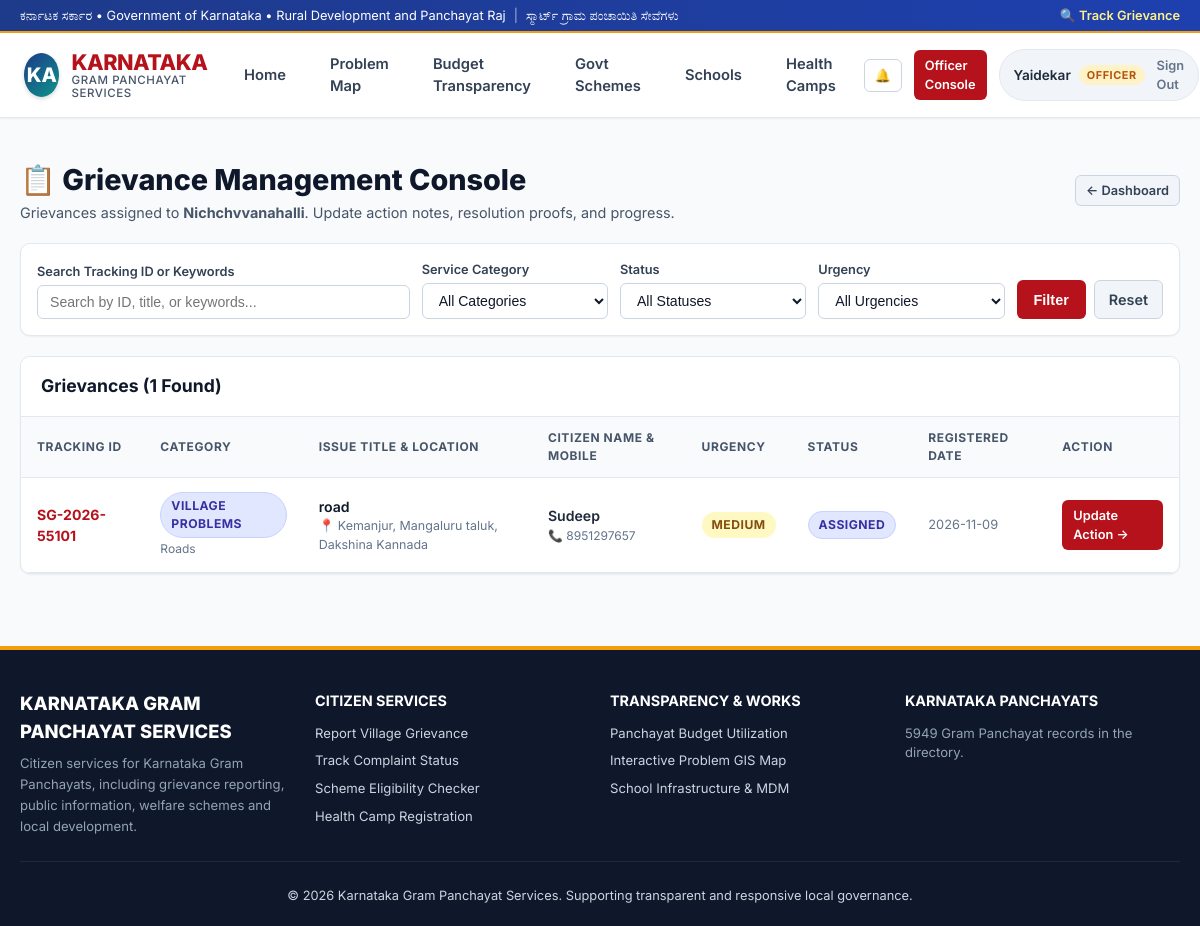
/officer/complaints (signed in), run on the app's committed database.
### tables this page shows
CREATE TABLE users (
        id INTEGER PRIMARY KEY AUTOINCREMENT,
        name TEXT NOT NULL,
        email TEXT UNIQUE NOT NULL,
        password_hash TEXT NOT NULL,
        role TEXT NOT NULL CHECK(role IN ('citizen', 'officer', 'admin')),
        phone TEXT,
        panchayat_id INTEGER,
        address TEXT,
        created_at TIMESTAMP DEFAULT CURRENT_TIMESTAMP,
        FOREIGN KEY (panchayat_id) REFERENCES panchayats(id) ON DELETE SET NULL
    );

CREATE TABLE complaints (
        id INTEGER PRIMARY KEY AUTOINCREMENT,
        tracking_id TEXT UNIQUE NOT NULL,
        citizen_id INTEGER NOT NULL,
        panchayat_id INTEGER NOT NULL,
        category TEXT NOT NULL CHECK(category IN ('Village Problems', 'School Problems', 'Health Problems')),
        subcategory TEXT NOT NULL,
        title TEXT NOT NULL,
        description TEXT NOT NULL,
        voice_recorded INTEGER DEFAULT 0,
        status TEXT DEFAULT 'Pending' CHECK(status IN ('Pending', 'Assigned', 'In Progress', 'Resolved', 'Rejected')),
        urgency TEXT DEFAULT 'Medium' CHECK(urgency IN ('Low', 'Medium', 'High', 'Critical')),
        ai_predicted_category TEXT,
        ai_confidence REAL,
        ai_priority_score INTEGER,
        ai_summary TEXT,
        location_address TEXT,
        latitude REAL,
        longitude REAL,
        photo_url TEXT,
        resolution_notes TEXT,
        resolution_photo_url TEXT,
        officer_action_notes TEXT,
        assigned_officer_id INTEGER,
        citizen_rating INTEGER,
        citizen_feedback TEXT,
        created_at TIMESTAMP DEFAULT CURRENT_TIMESTAMP,
        updated_at TIMESTAMP DEFAULT CURRENT_TIMESTAMP,
        FOREIGN KEY (citizen_id) REFERENCES users(id) ON DELETE CASCADE,
        FOREIGN KEY (panchayat_id) REFERENCES panchayats(id) ON DELETE CASCADE,
        FOREIGN KEY (assigned_officer_id) REFERENCES users(id) ON DELETE SET NULL
    );

### app.py (the view)
@app.route('/officer/complaints')
@role_required('officer')
def officer_complaints():
    panchayat_id = g.user['panchayat_id']
    cursor = g.db.cursor()
    status_filter = request.args.get('status', '')
    category_filter = request.args.get('category', '')
    urgency_filter = request.args.get('urgency', '')
    search_query = request.args.get('q', '').strip()
    query = """
        SELECT c.*, u.name as citizen_name, u.phone as citizen_phone
        FROM complaints c
        JOIN users u ON c.citizen_id = u.id
        WHERE c.panchayat_id = ?
    """
    params = [panchayat_id]
    if status_filter:
        query += " AND c.status = ?"
        params.append(status_filter)
    if category_filter:
        query += " AND c.category = ?"
        params.append(category_filter)
    if urgency_filter:
        query += " AND c.urgency = ?"
        params.append(urgency_filter)
    if search_query:
        query += " AND (c.title LIKE ? OR c.tracking_id LIKE ? OR c.description LIKE ?)"
        wildcard = f"%{search_query}%"
        params.extend([wildcard, wildcard, wildcard])
    query += " ORDER BY CASE c.urgency WHEN 'Critical' THEN 1 WHEN 'High' THEN 2 WHEN 'Medium' THEN 3 ELSE 4 END, c.created_at DESC"
    cursor.execute(query, params)
    complaints = cursor.fetchall()
    return render_template(
        'officer/complaints.html',
        complaints=complaints,
        status_filter=status_filter,
        category_filter=category_filter,
        urgency_filter=urgency_filter,
        search_query=search_query
    )

### templates/officer/complaints.html (shortened to what this page needs)
{% extends "base.html" %}
{% block content %}
<div style="margin-bottom: 20px; display: flex; justify-content: space-between; align-items: center; flex-wrap: wrap; gap: 12px;">
  <div>
    <h1 style="font-size: 1.8rem; font-weight: 800; color: var(--slate-900);">📋 Grievance Management Console</h1>
    <p style="color: var(--slate-600); font-size: 0.9rem;">
      Grievances assigned to <strong>{{ current_user.panchayat_name }}</strong>. Update action notes, resolution proofs, and progress.
    </p>
  </div>
  <a href="{{ url_for('officer_dashboard') }}" class="btn btn-secondary btn-sm">&larr; Dashboard</a>
</div>
<div class="card" style="margin-bottom: 20px;">
  <div class="card-body" style="padding: 16px;">
    <form method="GET" action="{{ url_for('officer_complaints') }}" style="display: flex; flex-wrap: wrap; gap: 12px; align-items: flex-end;">
      <div style="flex: 2; min-width: 220px;">
        <label class="form-label" style="font-size: 0.8rem; margin-bottom: 4px;">Search Tracking ID or Keywords</label>
        <input type="text" name="q" value="{{ search_query or '' }}" placeholder="Search by ID, title, or keywords..." class="form-control" style="padding: 8px 12px; font-size: 0.88rem;">
      </div>
      <div style="flex: 1; min-width: 160px;">
        <label class="form-label" style="font-size: 0.8rem; margin-bottom: 4px;">Service Category</label>
        <select name="category" class="form-select" style="padding: 8px 12px; font-size: 0.88rem;">
          <option value="">All Categories</option>
        </select>
      </div>
      <div style="flex: 1; min-width: 140px;">
        <label class="form-label" style="font-size: 0.8rem; margin-bottom: 4px;">Status</label>
        <select name="status" class="form-select" style="padding: 8px 12px; font-size: 0.88rem;">
          <option value="">All Statuses</option>
        </select>
      </div>
      <div style="flex: 1; min-width: 130px;">
        <label class="form-label" style="font-size: 0.8rem; margin-bottom: 4px;">Urgency</label>
        <select name="urgency" class="form-select" style="padding: 8px 12px; font-size: 0.88rem;">
          <option value="">All Urgencies</option>
        </select>
      </div>
      <div style="display: flex; gap: 8px;">
        <button type="submit" class="btn btn-primary" style="padding: 8px 16px;">Filter</button>
        <a href="{{ url_for('officer_complaints') }}" class="btn btn-secondary" style="padding: 8px 14px;">Reset</a>
      </div>
    </form>
  </div>
</div>
<div class="card">
  <div class="card-header" style="display: flex; justify-content: space-between; align-items: center;">
    <div class="card-title">Grievances ({{ complaints|length }} Found)</div>
  </div>
  <div class="card-body" style="padding: 0;">
    <div class="table-responsive">
      <table class="table">
        <thead>
          <tr>
            <th>Tracking ID</th>
            <th>Category</th>
            <th>Issue Title & Location</th>
            <th>Citizen Name & Mobile</th>
            <th>Urgency</th>
            <th>Status</th>
            <th>Registered Date</th>
            <th>Action</th>
          </tr>
        </thead>
        <tbody>
          {% for c in complaints %}
            <tr>
              <td>
                <a href="{{ url_for('officer_complaint_detail', complaint_id=c.id) }}" style="font-weight: 700; color: var(--primary);">
                  {{ c.tracking_id }}
                </a>
              </td>
              <td>
                <span class="badge badge-assigned">{{ c.category }}</span>
                <div style="font-size: 0.75rem; color: #64748b; margin-top: 2px;">{{ c.subcategory }}</div>
              </td>
              <td>
                <div style="font-weight: 600; color: var(--slate-900);">{{ c.title }}</div>
                {% if c.location_address %}
                  <div style="font-size: 0.78rem; color: #64748b;">📍 {{ c.location_address }}</div>
                {% endif %}
              </td>
              <td>
                <div style="font-weight: 600;">{{ c.citizen_name }}</div>
                <div style="font-size: 0.75rem; color: #64748b;">📞 {{ c.citizen_phone or 'N/A' }}</div>
              </td>
              <td>
                <span class="badge badge-{{ c.urgency.lower() }}">{{ c.urgency }}</span>
              </td>
              <td>
                {% if c.status == 'Resolved' %}
                  <span class="badge badge-resolved">Resolved</span>
                {% elif c.status == 'In Progress' %}
                  <span class="badge badge-progress">In Progress</span>
                {% elif c.status == 'Assigned' %}
                  <span class="badge badge-assigned">Assigned</span>
                {% elif c.status == 'Rejected' %}
                  <span class="badge badge-rejected">Rejected</span>
                {% else %}
                  <span class="badge badge-pending">Pending</span>
                {% endif %}
              </td>
              <td style="font-size: 0.8rem; color: #64748b;">
                {{ c.created_at[:10] }}
              </td>
              <td>
                <a href="{{ url_for('officer_complaint_detail', complaint_id=c.id) }}" class="btn btn-sm btn-primary">
                  Update Action &rarr;
                </a>
              </td>
            </tr>
          {% else %}
            <tr>
              <td colspan="8" style="text-align: center; color: #64748b; padding: 32px;">
                No grievances match the selected criteria.
              </td>
            </tr>
          {% endfor %}
        </tbody>
      </table>
    </div>
  </div>
</div>
{% endblock %}

### templates/base.html (shortened to what this page needs)
<!DOCTYPE html>
<html lang="en">
<head>
  <link rel="stylesheet" href="https://unpkg.com/leaflet@1.9.4/dist/leaflet.css"/>
  <link rel="stylesheet" href="{{ url_for('static', filename='css/style.css') }}">
</head>
<body>
  <div class="gov-top-bar">
    <div style="display: flex; align-items: center; gap: 8px;">
      <span>ಕರ್ನಾಟಕ ಸರ್ಕಾರ • Government of Karnataka • Rural Development and Panchayat Raj</span>
      <span style="opacity: 0.6;">|</span>
      <span>ಸ್ಮಾರ್ಟ್ ಗ್ರಾಮ ಪಂಚಾಯಿತಿ ಸೇವೆಗಳು</span>
    </div>
    <div style="display: flex; align-items: center; gap: 16px;">
      <a href="{{ url_for('track_complaint_public') }}" style="color: #fef08a; font-weight: 600; text-decoration: none;">🔍 Track Grievance</a>
    </div>
  </div>
  <nav class="gov-navbar">
    <div class="nav-container">
      <a href="{{ url_for('index') }}" class="brand-wrapper">
        <div class="brand-emblem">KA</div>
        <div class="brand-title">
          <span>KARNATAKA</span>
          <span class="brand-subtitle">Gram Panchayat Services</span>
        </div>
      </a>
      <ul class="nav-links" id="main-navigation">
        <li><a href="{{ url_for('index') }}" class="nav-link">Home</a></li>
        <li><a href="{{ url_for('public_map') }}" class="nav-link">Problem Map</a></li>
        <li><a href="{{ url_for('public_budget') }}" class="nav-link">Budget Transparency</a></li>
        <li><a href="{{ url_for('public_schemes') }}" class="nav-link">Govt Schemes</a></li>
        <li><a href="{{ url_for('public_schools') }}" class="nav-link">Schools</a></li>
        <li><a href="{{ url_for('public_health_camps') }}" class="nav-link">Health Camps</a></li>
      </ul>
      <div class="nav-actions">
        {% if current_user %}
          <a href="{{ url_for('view_notifications') }}" class="btn btn-outline btn-sm" style="position: relative; padding: 6px 10px;" title="Notifications">
            🔔
          </a>
          {% if current_user.role == 'citizen' %}
            <a href="{{ url_for('citizen_dashboard') }}" class="btn btn-primary btn-sm">My Dashboard</a>
            <a href="{{ url_for('submit_complaint') }}" class="btn btn-success btn-sm">+ Report Issue</a>
          {% elif current_user.role == 'officer' %}
            <a href="{{ url_for('officer_dashboard') }}" class="btn btn-primary btn-sm">Officer Console</a>
          {% elif current_user.role == 'admin' %}
            <a href="{{ url_for('admin_dashboard') }}" class="btn btn-primary btn-sm">Admin Portal</a>
          {% endif %}
          <div class="user-badge">
            <span>{{ current_user.name.split()[0] }}</span>
            <span class="role-pill role-{{ current_user.role }}">{{ current_user.role }}</span>
            <a href="{{ url_for('logout') }}" title="Sign Out" style="color: #64748b; font-size: 0.8rem; margin-left: 4px;">Sign Out</a>
          </div>
        {% else %}
          <a href="{{ url_for('login') }}" class="btn btn-outline btn-sm">Sign In</a>
          <a href="{{ url_for('register') }}" class="btn btn-primary btn-sm">Citizen Register</a>
        {% endif %}
      </div>
    </div>
  </nav>
  <main class="main-wrapper">
    {% block content %}{% endblock %}
  </main>
  <footer class="gov-footer">
    <div class="footer-container">
      <div class="grid-4" style="margin-bottom: 24px;">
        <div>
          <div style="font-size: 1.15rem; font-weight: 800; color: #ffffff; margin-bottom: 8px;">KARNATAKA GRAM PANCHAYAT SERVICES</div>
          <p style="font-size: 0.82rem; color: #94a3b8; line-height: 1.6;">
            Citizen services for Karnataka Gram Panchayats, including grievance reporting, public information, welfare schemes and local development.
          </p>
        </div>
        <div>
          <div style="font-size: 0.9rem; font-weight: 700; color: #ffffff; margin-bottom: 12px; text-transform: uppercase;">Citizen Services</div>
          <ul style="list-style: none; font-size: 0.82rem; color: #94a3b8; display: flex; flex-direction: column; gap: 8px;">
            <li><a href="{{ url_for('submit_complaint') }}" style="color: #cbd5e1;">Report Village Grievance</a></li>
            <li><a href="{{ url_for('track_complaint_public') }}" style="color: #cbd5e1;">Track Complaint Status</a></li>
            <li><a href="{{ url_for('public_schemes') }}" style="color: #cbd5e1;">Scheme Eligibility Checker</a></li>
            <li><a href="{{ url_for('public_health_camps') }}" style="color: #cbd5e1;">Health Camp Registration</a></li>
          </ul>
        </div>
        <div>
          <div style="font-size: 0.9rem; font-weight: 700; color: #ffffff; margin-bottom: 12px; text-transform: uppercase;">Transparency & Works</div>
          <ul style="list-style: none; font-size: 0.82rem; color: #94a3b8; display: flex; flex-direction: column; gap: 8px;">
            <li><a href="{{ url_for('public_budget') }}" style="color: #cbd5e1;">Panchayat Budget Utilization</a></li>
            <li><a href="{{ url_for('public_map') }}" style="color: #cbd5e1;">Interactive Problem GIS Map</a></li>
            <li><a href="{{ url_for('public_schools') }}" style="color: #cbd5e1;">School Infrastructure & MDM</a></li>
          </ul>
        </div>
        <div>
          <div style="font-size: 0.9rem; font-weight: 700; color: #ffffff; margin-bottom: 12px; text-transform: uppercase;">Karnataka Panchayats</div>
          <p style="font-size: 0.82rem; color: #94a3b8;">{{ panchayat_count|int }} Gram Panchayat records in the directory.</p>
        </div>
      </div>
      <div class="footer-bottom">
        <p>© {{ current_year }} Karnataka Gram Panchayat Services. Supporting transparent and responsive local governance.</p>
      </div>
    </div>
  </footer>
</body>
</html>

### data on the page
users: name "Yaidekar", role "OFFICER"
complaints: tracking_id "SG-2026-55101", category "VILLAGE PROBLEMS", subcategory "Roads", title "road", location_address "Kemanjur, Mangaluru taluk, Dakshina Kannada", citizen_name "Sudeep", phone "8951297657", urgency "MEDIUM", status "ASSIGNED", created_at "2026-11-09"

### other printed values
{{ current_user.panchayat_name }} "Nichchvvanahalli"
{{ complaints|length }} "1"
{{ panchayat_count|int }} "5949"
